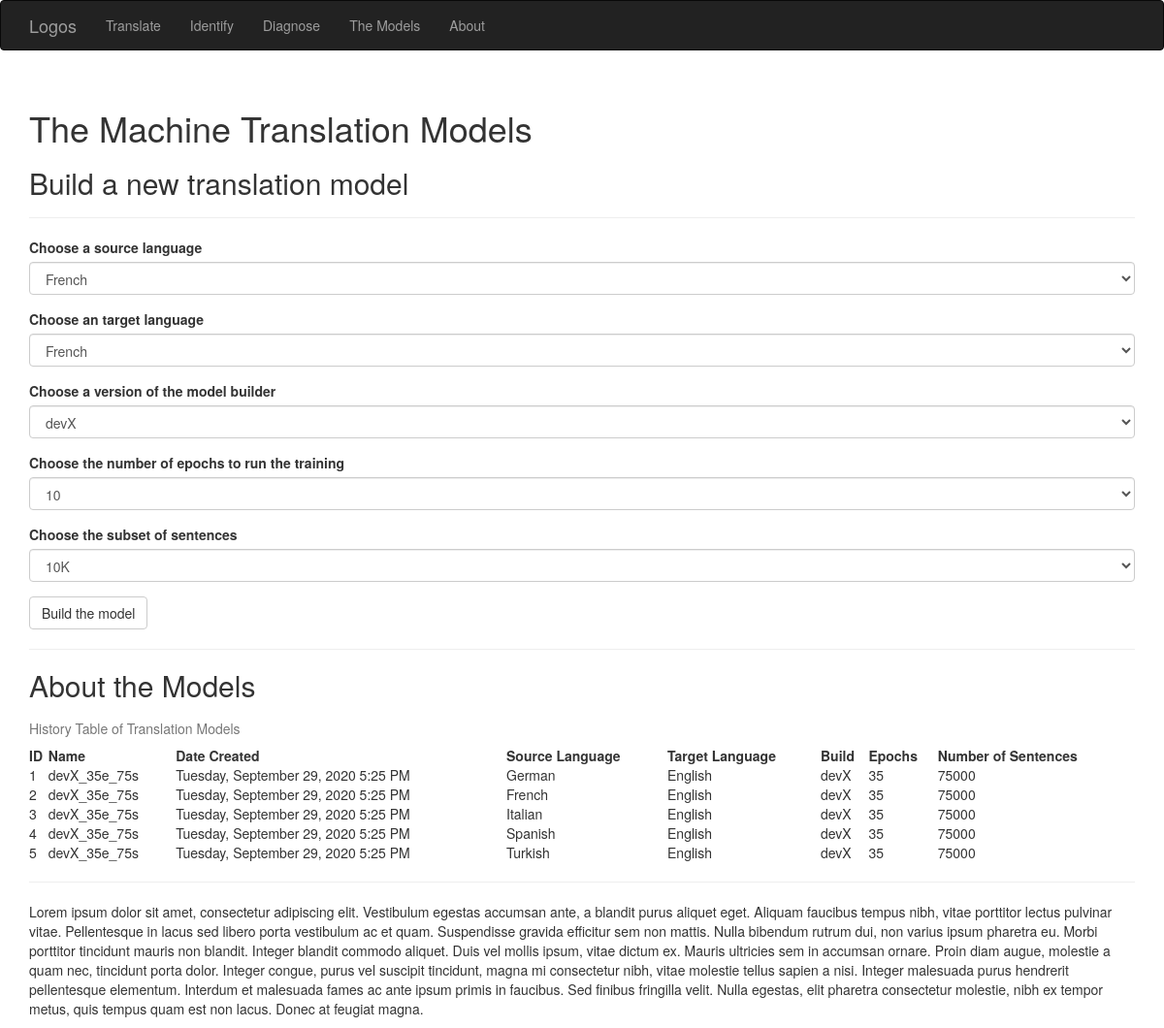
Page /themodels on the committed database.
### app/models.py (models this page shows, shortened)
class TranslationModel(db.Model):
    __tablename__ = 'translation_models'
    id = db.Column(db.Integer, primary_key=True)
    date = db.Column(db.DateTime())
    name = db.Column(db.String(64))
    summary = db.Column(db.String(64))
    number_of_epochs = db.Column(db.Integer, db.ForeignKey('epochs.id'))
    number_of_sentences = db.Column(db.Integer, db.ForeignKey('subsets.id'))
    source_lang_id = db.Column(db.Integer)
    target_lang_id = db.Column(db.Integer)
    build_id = db.Column(db.Integer)
    model_path = db.Column(db.String)
    source_tokenizer = db.Column(db.String)
    source_max_length = db.Column(db.Integer)
    source_word_count = db.Column(db.Integer)
    target_tokenizer = db.Column(db.String)
    target_word_count = db.Column(db.Integer)
    target_max_length = db.Column(db.Integer)

class Language(db.Model):
    __tablename__ = 'languages'
    id = db.Column(db.Integer, primary_key=True)
    code = db.Column(db.String(64), unique=True)
    name = db.Column(db.String(64))
    en_name = db.Column (db.String(64))

class Build(db.Model):
    __tablename__ = 'builds'
    id = db.Column(db.Integer, primary_key=True)
    name = db.Column(db.String(64), unique=True)
    summary = db.Column(db.String(64))

### app/main/views.py (the view, shortened to what this page needs)
@main.route('/themodels', methods=['GET', 'POST'])
def themodels():
    table_of_model_history = [[model.id,
                               model.date,
                               model.name,
                               Language.query.filter_by(id=model.source_lang_id).first().en_name,
                               Language.query.filter_by(id=model.target_lang_id).first().en_name,
                               Build.query.filter_by(id=model.build_id).first().name,
                               model.number_of_epochs,
                               model.number_of_sentences] \
                                   for model in TranslationModel.query.all()]
    form = BuildModelForm()
    form.form_selection_input_lang.choices = [f'{lang.en_name}' for lang in Language.query.all()]
    form.form_selection_output_lang.choices = [f'{lang.en_name}' for lang in Language.query.all()]
    form.form_selection_build_name.choices = [f'{build.name}' for build in Build.query.all()]
    form.form_selection_number_of_epochs.choices = [f'{epoch.number_of_epochs}' for epoch in Epoch.query.all()]
    form.form_selection_number_of_sentences.choices = [f'{subset.display_string_of_number}' for subset in Subset.query.all()]
    if 'input_lang' in session:
        form.form_selection_input_lang.data = session['input_lang']
    if 'output_lang' in session:
        form.form_selection_output_lang.data= session['output_lang']
    if 'build_name' in session:
        form.form_selection_build_name.data= session['build_name']
    if 'epochs' in session:
        form.form_selection_number_of_epochs.data= session['epochs']
    if 'subset' in session:
        form.form_selection_number_of_sentences.data= session['subset']
    return render_template('themodels.html',
                            form=form,
                            form_selection_input_lang=session.get('input_lang'),
                            form_selection_output_lang=session.get('output_lang'),
                            form_selection_build_name=session.get('build_name'),
                            form_selection_number_of_epochs=session.get('epochs'),
                            form_selection_number_of_sentences=session.get('subset'),
                            table_of_model_history=table_of_model_history,
                            current_time=datetime.utcnow())

### app/main/forms.py
class BuildModelForm(FlaskForm):
    form_selection_input_lang = SelectField('Choose a source language', validators=[DataRequired()])
    form_selection_output_lang = SelectField('Choose an target language', validators=[DataRequired()])
    form_selection_build_name = SelectField('Choose a version of the model builder', validators=[DataRequired()])
    form_selection_number_of_epochs = SelectField('Choose the number of epochs to run the training', validators=[DataRequired()])
    form_selection_number_of_sentences = SelectField('Choose the subset of sentences', validators=[DataRequired()])
    submit = SubmitField('Build the model')

### app/templates/themodels.html (shortened to what this page needs)
{% extends "base.html" %}
{% import "bootstrap/wtf.html" as wtf %}
{% block head %}
{{ super() }}
{% endblock %}
{% block page_content %}
<div class="page-header">
    <h1>The Machine Translation Models</h1>
    <h2>Build a new translation model</h2>
</div>
{{ wtf.quick_form(form) }}
<hr/>
<div class="page=header">
    <h2>About the Models</h2>
    <table style="width:100%">
        <caption>History Table of Translation Models</caption>
        <tr>
          <th>ID</th>
          <th>Name</th>
          <th>Date Created</th>
          <th>Source Language</th>
          <th>Target Language</th>
          <th>Build</th>
          <th>Epochs</th>
          <th>Number of Sentences</th>
        </tr>
        {% for model in table_of_model_history %}
        <tr>
          <td>{{ model[0] }}</td>
          <td>{{ model[2] }}</td>
          <td>{{ moment(model[1]).format('LLLL')  }}</td>
          <td>{{ model[3] }}</td>
          <td>{{ model[4] }}</td>
          <td>{{ model[5] }}</td>
          <td>{{ model[6] }}</td>
          <td>{{ model[7] }}</td>
        </tr>
        {% endfor %}
    </table>
    <hr/>
    <p>Lorem ipsum dolor sit amet, consectetur adipiscing elit. Vestibulum egestas accumsan ante, a blandit purus aliquet eget. Aliquam faucibus tempus nibh, vitae porttitor lectus pulvinar vitae. Pellentesque in lacus sed libero porta vestibulum ac et quam. Suspendisse gravida efficitur sem non mattis. Nulla bibendum rutrum dui, non varius ipsum pharetra eu. Morbi porttitor tincidunt mauris non blandit. Integer blandit commodo aliquet. Duis vel mollis ipsum, vitae dictum ex. Mauris ultricies sem in accumsan ornare. Proin diam augue, molestie a quam nec, tincidunt porta dolor. Integer congue, purus vel suscipit tincidunt, magna mi consectetur nibh, vitae molestie tellus sapien a nisi. Integer malesuada purus hendrerit pellentesque elementum. Interdum et malesuada fames ac ante ipsum primis in faucibus. Sed finibus fringilla velit. Nulla egestas, elit pharetra consectetur molestie, nibh ex tempor metus, quis tempus quam est non lacus. Donec at feugiat magna.</p>
</div>
{% endblock %}

### rows in the picture
TranslationModel: name "devX_35e_75s", date "Tuesday, September 29, 2020 5:25 PM", number_of_sentences "75000"
Language: en_name "German"
Language: en_name "English" "English" "English" "English" "English"
Build: name "devX" "devX" "devX" "devX" "devX"
TranslationModel: name "devX_35e_75s", date "Tuesday, September 29, 2020 5:25 PM", number_of_sentences "75000"
Language: en_name "French"
TranslationModel: name "devX_35e_75s", date "Tuesday, September 29, 2020 5:25 PM", number_of_sentences "75000"
Language: en_name "Italian"
TranslationModel: name "devX_35e_75s", date "Tuesday, September 29, 2020 5:25 PM", number_of_sentences "75000"
Language: en_name "Spanish"
TranslationModel: name "devX_35e_75s", date "Tuesday, September 29, 2020 5:25 PM", number_of_sentences "75000"
Language: en_name "Turkish"

### other values in the picture
{{ model[0] }} "1" "2" "3" "4" "5"
{{ model[6] }} "35" "35" "35" "35" "35"
